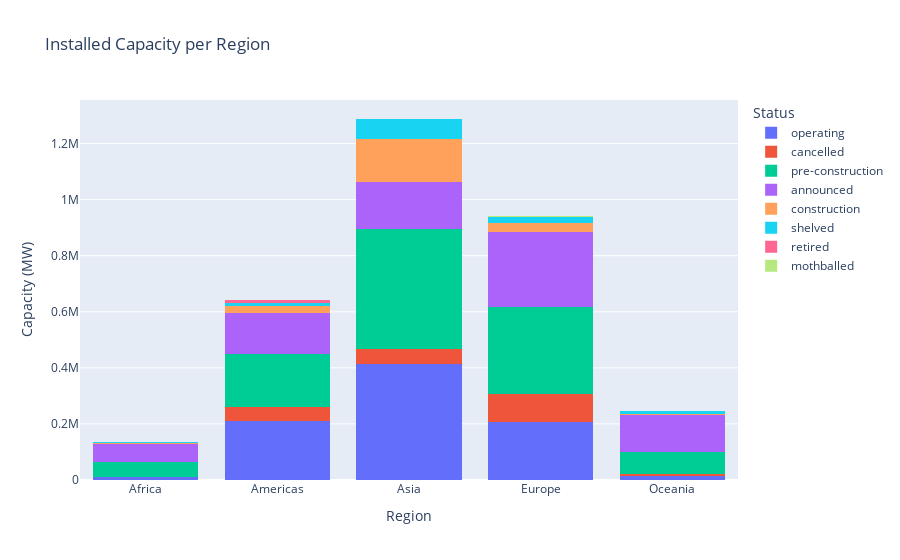

Source (notebook cell):
### Markdown cell above
## Make first visuals

### Code cell
# stacked bar chart of installed capacity per region, colored by type

# Create a stacked bar chart
fig = px.bar(df, x='Region', y='Capacity (MW)', color='Status', title='Installed Capacity per Region')
fig.update_traces(marker_line_width=0)
fig.update_layout(barmode='stack')  # Set the barmode to 'stack' for stacking

# Show the plot
fig.show()

### Figure 1 — Plotly figure (JSON) as saved in the notebook; plotly's stock layout.template omitted (floating-point values rounded to 4 significant figures; data arrays with more than 128 entries replaced by an {"elided": "..."} marker saying what was removed)
{"data": [{"alignmentgroup": "True", "hovertemplate": "Status=operating<br>Region=%{x}<br>Capacity (MW)=%{y}<extra></extra>", "legendgroup": "operating", "marker": {"color": "#636efa", "line": {"width": 0}, "pattern": {"shape": ""}}, "name": "operating", "offsetgroup": "operating", "orientation": "v", "showlegend": true, "textposition": "auto", "type": "bar", "x": {"elided": "16086 str values"}, "xaxis": "x", "y": {"elided": "16086 float values"}, "yaxis": "y"}, {"alignmentgroup": "True", "hovertemplate": "Status=cancelled<br>Region=%{x}<br>Capacity (MW)=%{y}<extra></extra>", "legendgroup": "cancelled", "marker": {"color": "#EF553B", "line": {"width": 0}, "pattern": {"shape": ""}}, "name": "cancelled", "offsetgroup": "cancelled", "orientation": "v", "showlegend": true, "textposition": "auto", "type": "bar", "x": {"elided": "1969 str values"}, "xaxis": "x", "y": {"elided": "1969 float values"}, "yaxis": "y"}, {"alignmentgroup": "True", "hovertemplate": "Status=pre-construction<br>Region=%{x}<br>Capacity (MW)=%{y}<extra></extra>", "legendgroup": "pre-construction", "marker": {"color": "#00cc96", "line": {"width": 0}, "pattern": {"shape": ""}}, "name": "pre-construction", "offsetgroup": "pre-construction", "orientation": "v", "showlegend": true, "textposition": "auto", "type": "bar", "x": {"elided": "5340 str values"}, "xaxis": "x", "y": {"elided": "5340 float values"}, "yaxis": "y"}, {"alignmentgroup": "True", "hovertemplate": "Status=announced<br>Region=%{x}<br>Capacity (MW)=%{y}<extra></extra>", "legendgroup": "announced", "marker": {"color": "#ab63fa", "line": {"width": 0}, "pattern": {"shape": ""}}, "name": "announced", "offsetgroup": "announced", "orientation": "v", "showlegend": true, "textposition": "auto", "type": "bar", "x": {"elided": "1741 str values"}, "xaxis": "x", "y": {"elided": "1741 float values"}, "yaxis": "y"}, {"alignmentgroup": "True", "hovertemplate": "Status=construction<br>Region=%{x}<br>Capacity (MW)=%{y}<extra></extra>", "legendgroup": "construction", "marker": {"color": "#FFA15A", "line": {"width": 0}, "pattern": {"shape": ""}}, "name": "construction", "offsetgroup": "construction", "orientation": "v", "showlegend": true, "textposition": "auto", "type": "bar", "x": {"elided": "1476 str values"}, "xaxis": "x", "y": {"elided": "1476 float values"}, "yaxis": "y"}, {"alignmentgroup": "True", "hovertemplate": "Status=shelved<br>Region=%{x}<br>Capacity (MW)=%{y}<extra></extra>", "legendgroup": "shelved", "marker": {"color": "#19d3f3", "line": {"width": 0}, "pattern": {"shape": ""}}, "name": "shelved", "offsetgroup": "shelved", "orientation": "v", "showlegend": true, "textposition": "auto", "type": "bar", "x": {"elided": "495 str values"}, "xaxis": "x", "y": {"elided": "495 float values"}, "yaxis": "y"}, {"alignmentgroup": "True", "hovertemplate": "Status=retired<br>Region=%{x}<br>Capacity (MW)=%{y}<extra></extra>", "legendgroup": "retired", "marker": {"color": "#FF6692", "line": {"width": 0}, "pattern": {"shape": ""}}, "name": "retired", "offsetgroup": "retired", "orientation": "v", "showlegend": true, "textposition": "auto", "type": "bar", "x": {"elided": "288 str values"}, "xaxis": "x", "y": {"elided": "288 float values"}, "yaxis": "y"}, {"alignmentgroup": "True", "hovertemplate": "Status=mothballed<br>Region=%{x}<br>Capacity (MW)=%{y}<extra></extra>", "legendgroup": "mothballed", "marker": {"color": "#B6E880", "line": {"width": 0}, "pattern": {"shape": ""}}, "name": "mothballed", "offsetgroup": "mothballed", "orientation": "v", "showlegend": true, "textposition": "auto", "type": "bar", "x": ["Americas", "Americas", "Americas", "Americas", "Americas", "Europe", "Europe", "Europe", "Europe", "Europe", "Europe", "Europe", "Europe", "Europe", "Europe", "Europe", "Europe", "Europe", "Europe", "Europe", "Europe", "Europe", "Europe", "Europe", "Europe", "Asia", "Europe"], "xaxis": "x", "y": [20, 23, 12, 12, 19, 10, 26, 12, 95, 105, 76.5, 164, 25, 32, 41, 29, 99, 68, 100, 100, 16, 133, 113, 22, 98, 50, 3.6], "yaxis": "y"}], "layout": {"barmode": "stack", "legend": {"title": {"text": "Status"}, "tracegroupgap": 0}, "title": {"text": "Installed Capacity per Region"}, "xaxis": {"anchor": "y", "domain": [0, 1], "title": {"text": "Region"}}, "yaxis": {"anchor": "x", "domain": [0, 1], "title": {"text": "Capacity (MW)"}}}}
